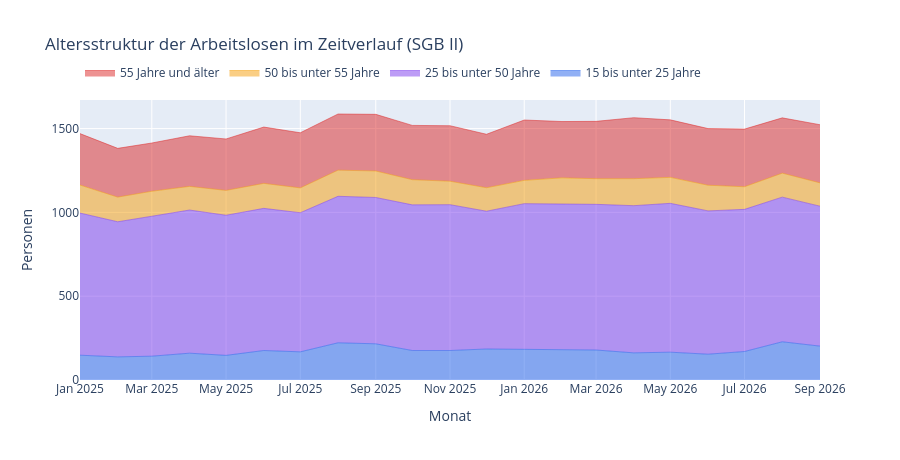

Notebook code cell kept with this figure:
### Markdown cell above
## 1. Altersstruktur im Zeitverlauf

Die drei Altersgruppen **15 bis unter 25**, **25 bis unter 50** und **50 Jahre und älter** sind überschneidungsfrei und summieren sich zum Gesamtbestand — daher als gestapelte Fläche dargestellt. **55 Jahre und älter** ist eine Teilmenge von „50+“ und wird separat als Linie ergänzt.

### Code cell
alter_gruppen = ["15 bis unter 25 Jahre", "25 bis unter 50 Jahre", "50 Jahre und älter"]
demografie["50 bis unter 55 Jahre"] = demografie["50 Jahre und älter"] - demografie["55 Jahre und älter"]

alter_stapel = ["15 bis unter 25 Jahre", "25 bis unter 50 Jahre", "50 bis unter 55 Jahre", "55 Jahre und älter"]
farben_alter = {
    "15 bis unter 25 Jahre": "#2563eb", "25 bis unter 50 Jahre": "#7c3aed",
    "50 bis unter 55 Jahre": "#f59e0b", "55 Jahre und älter": "#dc2626",
}

fig = go.Figure()
for gruppe in alter_stapel:
    fig.add_trace(go.Scatter(
        x=demografie.index, y=demografie[gruppe], name=gruppe,
        mode="lines", stackgroup="alter", line=dict(color=farben_alter[gruppe], width=0.5),
    ))
fig.update_layout(
    title="Altersstruktur der Arbeitslosen im Zeitverlauf (SGB II)",
    yaxis_title="Personen",
    xaxis_title="Monat",
    hovermode="x unified",
    legend=dict(orientation="h", y=1.15),
    height=460,
)
fig

### Figure 1 — Plotly figure (JSON) as saved in the notebook; plotly's stock layout.template omitted (floating-point values rounded to 4 significant figures)
{"data": [{"line": {"color": "#2563eb", "width": 0.5}, "mode": "lines", "name": "15 bis unter 25 Jahre", "stackgroup": "alter", "type": "scatter", "x": ["2025-01-01T00:00:00", "2025-02-01T00:00:00", "2025-03-01T00:00:00", "2025-04-01T00:00:00", "2025-05-01T00:00:00", "2025-06-01T00:00:00", "2025-07-01T00:00:00", "2025-08-01T00:00:00", "2025-09-01T00:00:00", "2025-10-01T00:00:00", "2025-11-01T00:00:00", "2025-12-01T00:00:00", "2026-01-01T00:00:00", "2026-02-01T00:00:00", "2026-03-01T00:00:00", "2026-04-01T00:00:00", "2026-05-01T00:00:00", "2026-06-01T00:00:00", "2026-07-01T00:00:00", "2026-08-01T00:00:00", "2026-09-01T00:00:00"], "y": [148.0, 138.0, 142.0, 160.0, 147.0, 176.0, 168.0, 222.0, 216.0, 176.0, 176.0, 185.0, 183.0, 179.0, 179.0, 162.0, 166.0, 154.0, 170.0, 228.0, 202.0]}, {"line": {"color": "#7c3aed", "width": 0.5}, "mode": "lines", "name": "25 bis unter 50 Jahre", "stackgroup": "alter", "type": "scatter", "x": ["2025-01-01T00:00:00", "2025-02-01T00:00:00", "2025-03-01T00:00:00", "2025-04-01T00:00:00", "2025-05-01T00:00:00", "2025-06-01T00:00:00", "2025-07-01T00:00:00", "2025-08-01T00:00:00", "2025-09-01T00:00:00", "2025-10-01T00:00:00", "2025-11-01T00:00:00", "2025-12-01T00:00:00", "2026-01-01T00:00:00", "2026-02-01T00:00:00", "2026-03-01T00:00:00", "2026-04-01T00:00:00", "2026-05-01T00:00:00", "2026-06-01T00:00:00", "2026-07-01T00:00:00", "2026-08-01T00:00:00", "2026-09-01T00:00:00"], "y": [848.0, 806.0, 835.0, 854.0, 836.0, 848.0, 830.0, 874.0, 873.0, 869.0, 870.0, 822.0, 869.0, 872.0, 869.0, 878.0, 888.0, 855.0, 848.0, 863.0, 835.0]}, {"line": {"color": "#f59e0b", "width": 0.5}, "mode": "lines", "name": "50 bis unter 55 Jahre", "stackgroup": "alter", "type": "scatter", "x": ["2025-01-01T00:00:00", "2025-02-01T00:00:00", "2025-03-01T00:00:00", "2025-04-01T00:00:00", "2025-05-01T00:00:00", "2025-06-01T00:00:00", "2025-07-01T00:00:00", "2025-08-01T00:00:00", "2025-09-01T00:00:00", "2025-10-01T00:00:00", "2025-11-01T00:00:00", "2025-12-01T00:00:00", "2026-01-01T00:00:00", "2026-02-01T00:00:00", "2026-03-01T00:00:00", "2026-04-01T00:00:00", "2026-05-01T00:00:00", "2026-06-01T00:00:00", "2026-07-01T00:00:00", "2026-08-01T00:00:00", "2026-09-01T00:00:00"], "y": [167.0, 147.0, 149.0, 141.0, 148.0, 149.0, 148.0, 156.0, 158.0, 150.0, 140.0, 140.0, 139.0, 155.0, 153.0, 161.0, 155.0, 153.0, 135.0, 143.0, 139.0]}, {"line": {"color": "#dc2626", "width": 0.5}, "mode": "lines", "name": "55 Jahre und älter", "stackgroup": "alter", "type": "scatter", "x": ["2025-01-01T00:00:00", "2025-02-01T00:00:00", "2025-03-01T00:00:00", "2025-04-01T00:00:00", "2025-05-01T00:00:00", "2025-06-01T00:00:00", "2025-07-01T00:00:00", "2025-08-01T00:00:00", "2025-09-01T00:00:00", "2025-10-01T00:00:00", "2025-11-01T00:00:00", "2025-12-01T00:00:00", "2026-01-01T00:00:00", "2026-02-01T00:00:00", "2026-03-01T00:00:00", "2026-04-01T00:00:00", "2026-05-01T00:00:00", "2026-06-01T00:00:00", "2026-07-01T00:00:00", "2026-08-01T00:00:00", "2026-09-01T00:00:00"], "y": [307.0, 291.0, 288.0, 302.0, 307.0, 336.0, 329.0, 335.0, 338.0, 324.0, 331.0, 319.0, 360.0, 336.0, 342.0, 364.0, 343.0, 338.0, 344.0, 330.0, 347.0]}], "layout": {"height": 460, "hovermode": "x unified", "legend": {"orientation": "h", "y": 1.15}, "title": {"text": "Altersstruktur der Arbeitslosen im Zeitverlauf (SGB II)"}, "xaxis": {"title": {"text": "Monat"}}, "yaxis": {"title": {"text": "Personen"}}}}
